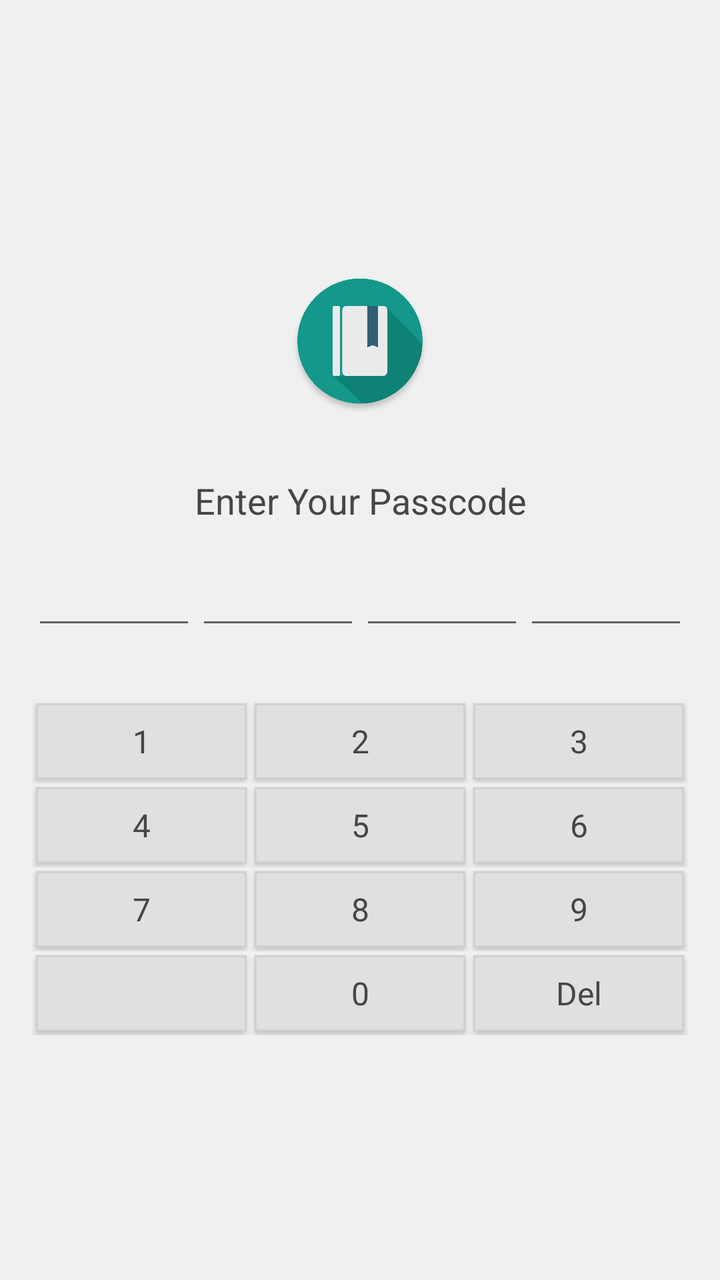
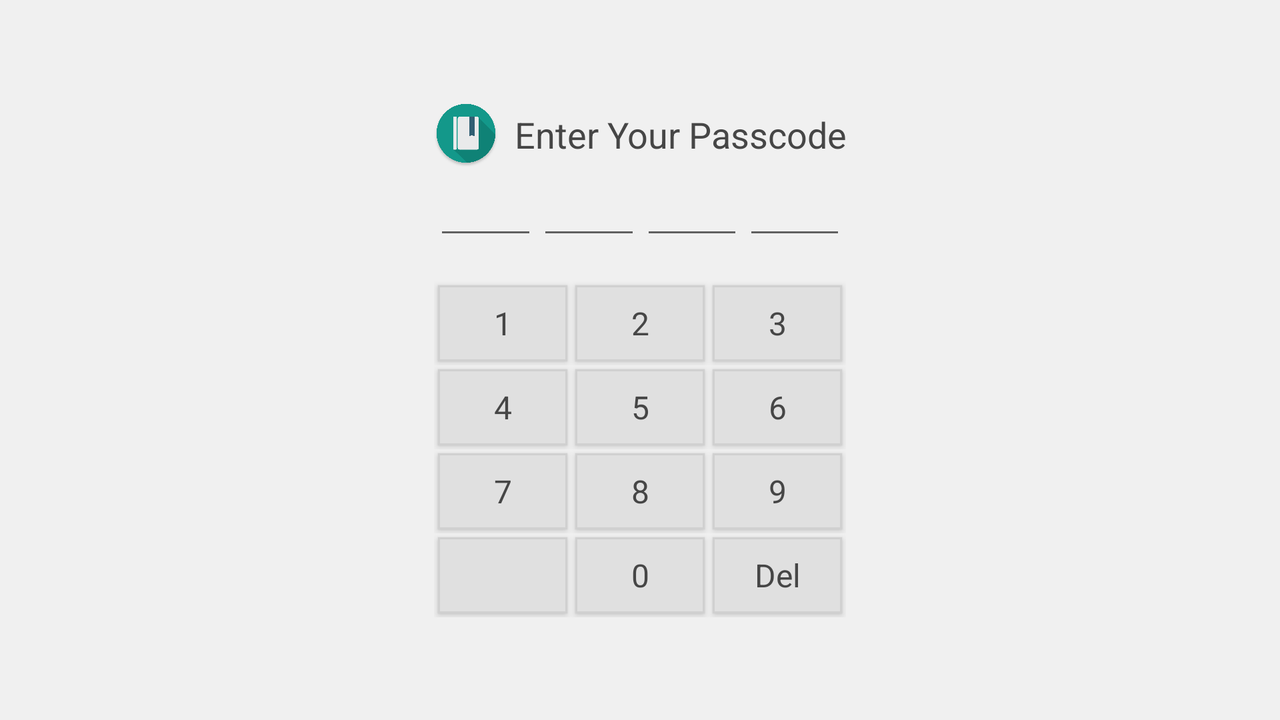

An Android layout and its configuration variant, each rendered on a device that would load it. The default file and the variant file are quoted in full after the pictures.
<!-- AndroidManifest.xml: application theme AppTheme -->
<!-- res/layout/app_passcode_keyboard.xml -->
<?xml version="1.0" encoding="utf-8"?>
<ScrollView xmlns:android="http://schemas.android.com/apk/res/android"
    android:layout_width="match_parent"
    android:layout_height="match_parent"
    android:layout_gravity="center"
    android:background="@color/off_white" >

    <LinearLayout
        android:id="@+id/AppUnlockLinearLayout1"
        android:layout_width="fill_parent"
        android:layout_height="wrap_content"
        android:layout_gravity="center"
        android:gravity="center"
        android:orientation="vertical"
        android:paddingLeft="16dp"
        android:paddingRight="16dp" >

        <ImageView
            android:id="@+id/passcode_logo"
            android:layout_width="100dp"
            android:layout_height="100dp"
            android:paddingBottom="16dp"
            android:paddingTop="16dp"
            android:scaleType="centerInside"
            android:src="@drawable/ic_launcher" >
        </ImageView>

        <TextView
            android:id="@+id/top_message"
            android:layout_width="fill_parent"
            android:layout_height="wrap_content"
            android:gravity="center"
            android:paddingBottom="16dp"
            android:paddingTop="16dp"
            android:text="@string/passcode_enter_passcode"
            android:textAlignment="center"
            android:textColor="#FF464646"
            android:textSize="18sp" />

        <LinearLayout
            android:id="@+id/pin_code_row"
            android:layout_width="match_parent"
            android:layout_height="wrap_content"
            android:orientation="horizontal" >

            <EditText
                android:id="@+id/pincode_1"
                style="@style/PasscodeInputItemStyle" >

                <requestFocus />
            </EditText>

            <EditText
                android:id="@+id/pincode_2"
                style="@style/PasscodeInputItemStyle" >
            </EditText>

            <EditText
                android:id="@+id/pincode_3"
                style="@style/PasscodeInputItemStyle" >
            </EditText>

            <EditText
                android:id="@+id/pincode_4"
                style="@style/PasscodeInputItemStyle" >
            </EditText>
        </LinearLayout>

        <TableLayout
            android:id="@+id/tableLayout1"
            android:layout_width="match_parent"
            android:layout_height="match_parent"
            android:paddingTop="30dp"
            android:shrinkColumns="*"
            android:stretchColumns="*" >

            <TableRow>
                <Button
                    android:id="@+id/button1"
                    style="@style/PasscodeKeyboardButtonStyle"
                    android:text="1" />
                <Button
                    android:id="@+id/button2"
                    style="@style/PasscodeKeyboardButtonStyle"
                    android:text="2" />
                <Button
                    android:id="@+id/button3"
                    style="@style/PasscodeKeyboardButtonStyle"
                    android:text="3" />
            </TableRow>

            <TableRow>
                <Button
                    android:id="@+id/button4"
                    style="@style/PasscodeKeyboardButtonStyle"
                    android:text="4" />

                <Button
                    android:id="@+id/button5"
                    style="@style/PasscodeKeyboardButtonStyle"
                    android:text="5" />

                <Button
                    android:id="@+id/button6"
                    style="@style/PasscodeKeyboardButtonStyle"
                    android:text="6" />
            </TableRow>

            <TableRow>
                <Button
                    android:id="@+id/button7"
                    style="@style/PasscodeKeyboardButtonStyle"
                    android:text="7" />
                <Button
                    android:id="@+id/button8"
                    style="@style/PasscodeKeyboardButtonStyle"
                    android:text="8" />
                <Button
                    android:id="@+id/button9"
                    style="@style/PasscodeKeyboardButtonStyle"
                    android:text="9" />
            </TableRow>

            <TableRow>
                <Button
                    android:id="@+id/button_none"
                    style="@style/PasscodeKeyboardButtonStyle"
                    android:clickable="false"
                    android:focusable="false"
                    android:focusableInTouchMode="false"
                    android:text="" />
                <Button
                    android:id="@+id/button0"
                    style="@style/PasscodeKeyboardButtonStyle"
                    android:text="0" />
                <Button
                    android:id="@+id/button_erase"
                    style="@style/PasscodeKeyboardButtonStyle"
                    android:text="Del" />
            </TableRow>
            
        </TableLayout>
        
    </LinearLayout>

</ScrollView>
<!-- resources referenced by this layout -->
<resources>
  <color name="off_white">#F0F0F0</color>
  <!-- drawable ic_launcher: png bitmap (drawable-hdpi, 37338 bytes) -->
  <string name="passcode_enter_passcode">Enter Your Passcode</string>
  <style name="PasscodeInputItemStyle">
          <item name="android:gravity">center</item>
          <item name="android:maxLength">1</item>
          <item name="android:inputType">textPassword</item>
          <item name="android:layout_width">match_parent</item>
          <item name="android:layout_height">wrap_content</item>
          <item name="android:layout_weight">1</item>
          <item name="android:singleLine">true</item>
      </style>
  <style name="PasscodeKeyboardButtonStyle" parent="@android:style/Widget.Button">
          <item name="android:textSize">16sp</item>
          <item name="android:textColor">#FF464646</item>
          <item name="android:gravity">center</item>
          <item name="android:background">@drawable/passcode_keyboard_button</item>
          <item name="android:layout_margin">2dp</item>
          <item name="android:layout_width">wrap_content</item>
          <item name="android:layout_height">wrap_content</item>
          <item name="android:minHeight">38dp</item>
      </style>
  <!-- from res/values-v21/ -->
  <style name="AppTheme" parent="BaseTheme">
          <item name="android:windowTranslucentStatus">false</item>
          <item name="android:windowTranslucentNavigation">false</item>
          <item name="android:statusBarColor">@color/transparent</item>
      </style>
  <!-- drawable passcode_keyboard_button (drawable) -->
  <?xml version="1.0" encoding="utf-8"?>
  <selector xmlns:android="http://schemas.android.com/apk/res/android" >
       <item android:state_pressed="true" >
           <shape android:shape="rectangle"  >
               <stroke android:width="1dip" android:color="#78c8e6" />
               <solid  android:color="#78c8e6"/>
           </shape>
       </item>
      <item android:state_focused="true">
           <shape android:shape="rectangle"  >
               <stroke android:width="1dip" android:color="@color/gray" />
               <solid  android:color="#78c8e6"/>
           </shape>
       </item>  
      <item >
          <shape android:shape="rectangle"  >
               <stroke android:width="1dip" android:color="@color/gray" />
               <solid  android:color="#E0E0E0"/>
           </shape>
       </item>
  </selector>
  <style name="BaseTheme" parent="Theme.AppCompat.Light.NoActionBar">
          <item name="android:windowBackground">@color/window_background</item>
          <item name="windowActionBarOverlay">true</item>
          <item name="windowActionModeOverlay">true</item>
          <item name="actionModeStyle">@style/ActionMode</item>
          <item name="colorPrimary">@color/primary</item>
          <item name="colorAccent">@color/accent</item>
          <item name="android:divider">@color/divider</item>
      </style>
  <color name="transparent">#00000000</color>
  <color name="gray">#D0D0D0</color>
  <color name="window_background">#323232</color>
  <style name="ActionMode" parent="Widget.AppCompat.ActionMode">
          <item name="height">@dimen/toolbar_height</item>
      </style>
  <color name="primary">#315e73</color>
  <color name="accent">#009688</color>
  <color name="divider">#E0E0E0</color>
  <dimen name="toolbar_height">56dp</dimen>
</resources>
<!-- res/layout-land/app_passcode_keyboard.xml (the repository's variant of the layout above) -->
<!-- drawn on the phone turned sideways -->
<?xml version="1.0" encoding="utf-8"?>
<ScrollView xmlns:android="http://schemas.android.com/apk/res/android"
    android:layout_width="match_parent"
    android:layout_height="match_parent"
    android:layout_gravity="center"
    android:background="@color/off_white" >

    <LinearLayout
        android:id="@+id/AppUnlockLinearLayout1"
        android:layout_width="wrap_content"
        android:layout_height="wrap_content"
        android:layout_gravity="center"
        android:gravity="center"
        android:orientation="vertical"
        android:padding="16dp"
        android:maxWidth="320dp">

    <LinearLayout android:layout_width="wrap_content"
        android:layout_height="wrap_content"
        android:orientation="horizontal">

        <ImageView
            android:id="@+id/passcode_logo"
            android:layout_width="32dp"
            android:layout_height="32dp"
            android:scaleType="centerInside"
            android:src="@drawable/ic_launcher" >
        </ImageView>

        <TextView
            android:id="@+id/top_message"
            android:layout_width="fill_parent"
            android:layout_height="wrap_content"
            android:layout_gravity="center_vertical"
            android:layout_marginLeft="8dp"
            android:text="@string/passcode_enter_passcode"
            android:textAlignment="center"
            android:textColor="#FF464646"
            android:textSize="18sp" />
    </LinearLayout>

        <LinearLayout
            android:id="@+id/pin_code_row"
            android:layout_width="match_parent"
            android:layout_height="wrap_content"
            android:orientation="horizontal" >

            <EditText
                android:id="@+id/pincode_1"
                style="@style/PasscodeInputItemStyle" >

                <requestFocus />
            </EditText>

            <EditText
                android:id="@+id/pincode_2"
                style="@style/PasscodeInputItemStyle" >
            </EditText>

            <EditText
                android:id="@+id/pincode_3"
                style="@style/PasscodeInputItemStyle" >
            </EditText>

            <EditText
                android:id="@+id/pincode_4"
                style="@style/PasscodeInputItemStyle" >
            </EditText>
        </LinearLayout>

        <TableLayout
            android:id="@+id/tableLayout1"
            android:layout_width="match_parent"
            android:layout_height="match_parent"
            android:paddingTop="16dp"
            android:shrinkColumns="*"
            android:stretchColumns="*" >

            <TableRow>
                <Button
                    android:id="@+id/button1"
                    style="@style/PasscodeKeyboardButtonStyle"
                    android:text="1" />
                <Button
                    android:id="@+id/button2"
                    style="@style/PasscodeKeyboardButtonStyle"
                    android:text="2" />
                <Button
                    android:id="@+id/button3"
                    style="@style/PasscodeKeyboardButtonStyle"
                    android:text="3" />
            </TableRow>

            <TableRow>
                <Button
                    android:id="@+id/button4"
                    style="@style/PasscodeKeyboardButtonStyle"
                    android:text="4" />

                <Button
                    android:id="@+id/button5"
                    style="@style/PasscodeKeyboardButtonStyle"
                    android:text="5" />

                <Button
                    android:id="@+id/button6"
                    style="@style/PasscodeKeyboardButtonStyle"
                    android:text="6" />
            </TableRow>

            <TableRow>
                <Button
                    android:id="@+id/button7"
                    style="@style/PasscodeKeyboardButtonStyle"
                    android:text="7" />
                <Button
                    android:id="@+id/button8"
                    style="@style/PasscodeKeyboardButtonStyle"
                    android:text="8" />
                <Button
                    android:id="@+id/button9"
                    style="@style/PasscodeKeyboardButtonStyle"
                    android:text="9" />
            </TableRow>

            <TableRow>
                <Button
                    android:id="@+id/button_none"
                    style="@style/PasscodeKeyboardButtonStyle"
                    android:clickable="false"
                    android:focusable="false"
                    android:focusableInTouchMode="false"
                    android:text="" />
                <Button
                    android:id="@+id/button0"
                    style="@style/PasscodeKeyboardButtonStyle"
                    android:text="0" />
                <Button
                    android:id="@+id/button_erase"
                    style="@style/PasscodeKeyboardButtonStyle"
                    android:text="Del" />
            </TableRow>

        </TableLayout>

    </LinearLayout>
</ScrollView>
<!-- resources referenced by the variant -->
<!-- as the phone turned sideways resolves them -->
<resources>
  <color name="off_white">#F0F0F0</color>
  <!-- drawable ic_launcher: png bitmap (drawable-hdpi, 37338 bytes) -->
  <string name="passcode_enter_passcode">Enter Your Passcode</string>
  <style name="PasscodeInputItemStyle">
          <item name="android:gravity">center</item>
          <item name="android:maxLength">1</item>
          <item name="android:inputType">textPassword</item>
          <item name="android:layout_width">match_parent</item>
          <item name="android:layout_height">wrap_content</item>
          <item name="android:layout_weight">1</item>
          <item name="android:singleLine">true</item>
      </style>
  <style name="PasscodeKeyboardButtonStyle" parent="@android:style/Widget.Button">
          <item name="android:textSize">16sp</item>
          <item name="android:textColor">#FF464646</item>
          <item name="android:gravity">center</item>
          <item name="android:background">@drawable/passcode_keyboard_button</item>
          <item name="android:layout_margin">2dp</item>
          <item name="android:layout_width">wrap_content</item>
          <item name="android:layout_height">wrap_content</item>
          <item name="android:minHeight">38dp</item>
      </style>
  <!-- from res/values-v21/ -->
  <style name="AppTheme" parent="BaseTheme">
          <item name="android:windowTranslucentStatus">false</item>
          <item name="android:windowTranslucentNavigation">false</item>
          <item name="android:statusBarColor">@color/transparent</item>
      </style>
  <!-- drawable passcode_keyboard_button (drawable) -->
  <?xml version="1.0" encoding="utf-8"?>
  <selector xmlns:android="http://schemas.android.com/apk/res/android" >
       <item android:state_pressed="true" >
           <shape android:shape="rectangle"  >
               <stroke android:width="1dip" android:color="#78c8e6" />
               <solid  android:color="#78c8e6"/>
           </shape>
       </item>
      <item android:state_focused="true">
           <shape android:shape="rectangle"  >
               <stroke android:width="1dip" android:color="@color/gray" />
               <solid  android:color="#78c8e6"/>
           </shape>
       </item>  
      <item >
          <shape android:shape="rectangle"  >
               <stroke android:width="1dip" android:color="@color/gray" />
               <solid  android:color="#E0E0E0"/>
           </shape>
       </item>
  </selector>
  <style name="BaseTheme" parent="Theme.AppCompat.Light.NoActionBar">
          <item name="android:windowBackground">@color/window_background</item>
          <item name="windowActionBarOverlay">true</item>
          <item name="windowActionModeOverlay">true</item>
          <item name="actionModeStyle">@style/ActionMode</item>
          <item name="colorPrimary">@color/primary</item>
          <item name="colorAccent">@color/accent</item>
          <item name="android:divider">@color/divider</item>
      </style>
  <color name="transparent">#00000000</color>
  <color name="gray">#D0D0D0</color>
  <color name="window_background">#323232</color>
  <style name="ActionMode" parent="Widget.AppCompat.ActionMode">
          <item name="height">@dimen/toolbar_height</item>
      </style>
  <color name="primary">#315e73</color>
  <color name="accent">#009688</color>
  <color name="divider">#E0E0E0</color>
  <!-- from res/values-land/ -->
  <dimen name="toolbar_height">48dp</dimen>
</resources>
